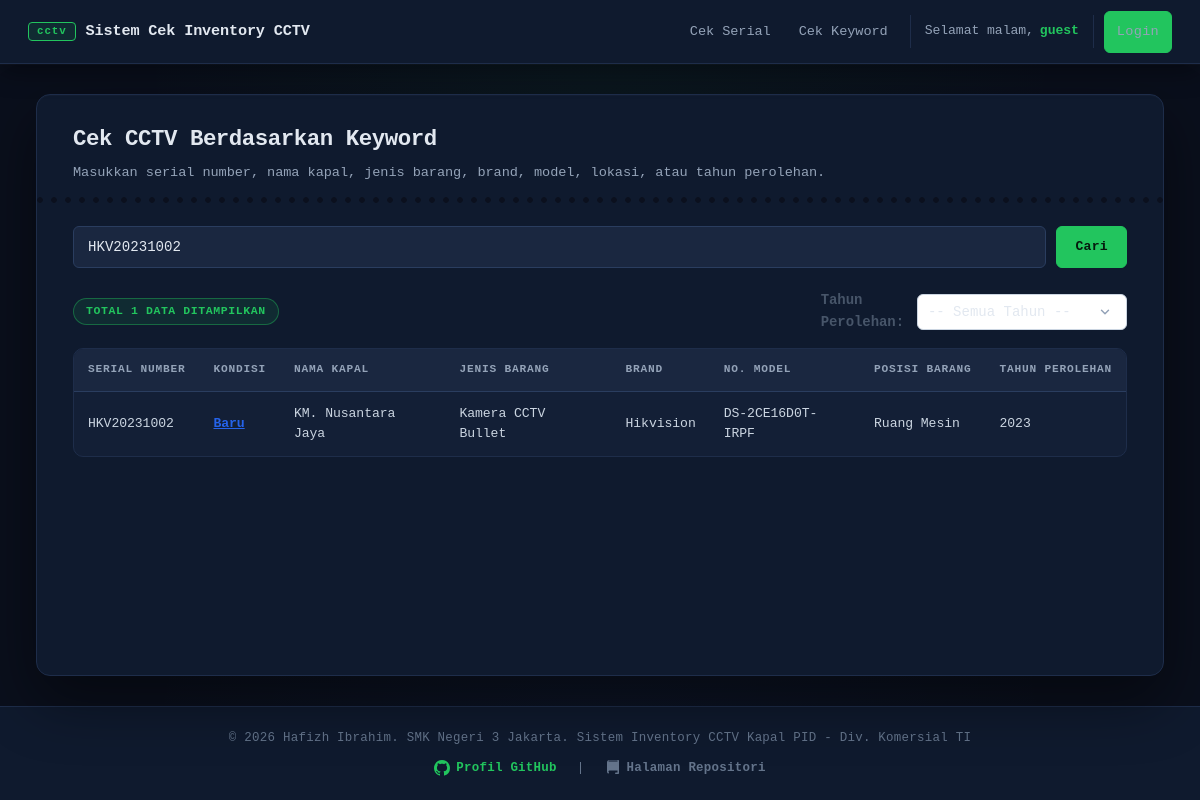
Screenshot of /cek_lokasi.php?lokasi=HKV20231002 with the database file from the repository.
### tables this page shows
CREATE TABLE `cctv_inventory` (
  `id` int(11) NOT NULL,
  `serial_number` varchar(100) NOT NULL,
  `kondisi` enum('Baru','Sangat Baik','Baik','Cukup','Rusak') DEFAULT 'Baru',
  `nama_kapal` varchar(150) NOT NULL,
  `jenis_barang` varchar(100) NOT NULL,
  `brand_barang` varchar(100) NOT NULL,
  `no_model` varchar(100) NOT NULL,
  `posisi_barang` varchar(150) NOT NULL,
  `tahun_perolehan` year(4) NOT NULL,
  `created_at` timestamp NOT NULL DEFAULT current_timestamp(),
  `updated_at` timestamp NOT NULL DEFAULT current_timestamp() ON UPDATE current_timestamp()
);

### cek_lokasi.php (the view, shortened to what this page needs)
<?php
require_once __DIR__ . '/config.php';
function getDeskripsiKondisi($kondisi) {
    switch($kondisi) {
        case 'Baru': return 'Kondisi 100% sempurna, segel pabrik, belum aktivasi';
    }
}
$keyword = trim($_GET['lokasi'] ?? '');
$tahun = trim($_GET['tahun'] ?? '');
$results = [];
$hasSearched = ($keyword !== '' || $tahun !== '');
if ($hasSearched) {
    $sql = "SELECT id, serial_number, kondisi, nama_kapal, jenis_barang, brand_barang, no_model, posisi_barang, tahun_perolehan
            FROM cctv_inventory WHERE 1=1";
    $params = [];
    if ($keyword !== '') {
        $sql .= " AND (serial_number LIKE :k1
            OR nama_kapal      LIKE :k2
            OR jenis_barang    LIKE :k3
            OR brand_barang    LIKE :k4
            OR no_model        LIKE :k5
            OR posisi_barang   LIKE :k6
            OR tahun_perolehan LIKE :k7)";
$like = '%' . $keyword . '%';
        $params['k1'] = $like; $params['k2'] = $like; $params['k3'] = $like;
        $params['k4'] = $like; $params['k5'] = $like; $params['k6'] = $like; $params['k7'] = $like;
    }
$sql .= " ORDER BY nama_kapal ASC";
$stmt = $pdo->prepare($sql);
    $stmt->execute($params);
    $results = $stmt->fetchAll();
} elseif (function_exists('isAdmin') && isAdmin()) {
    $results = $pdo->query(
        "SELECT id, serial_number, kondisi, nama_kapal, jenis_barang, brand_barang, no_model, posisi_barang, tahun_perolehan
         FROM cctv_inventory ORDER BY nama_kapal ASC"
    )->fetchAll();
}
?>
<!DOCTYPE html>
<html lang="id">
<head>
<link rel="stylesheet" href="assets/style.css">
</head>
<body>
<?php include __DIR__ . '/partials/navbar.php'; ?>
<div class="container">
    <h1>Cek CCTV Berdasarkan Keyword</h1>
    <p class="subtitle">Masukkan serial number, nama kapal, jenis barang, brand, model, lokasi, atau tahun perolehan.</p>
<form method="get" action="" class="search-form">
<input
            type="text"
            name="lokasi"
            placeholder="Cari serial number, nama kapal, brand, model, lokasi..."
            value="<?= htmlspecialchars($keyword) ?>"
            autofocus
        >
        <button type="submit" class="btn">Cari</button>
    </form>
<?php if (count($results) > 0 || $hasSearched): ?>
        <div style="display: flex; justify-content: space-between; align-items: center; margin-bottom: 15px; flex-wrap: wrap; gap: 10px;">
            <span class="badge badge-blue" style="margin-bottom: 0;">Total <?= count($results) ?> data ditampilkan</span>
<form method="get" action="" style="display: flex; align-items: center; gap: 8px;">
<label for="filter_tahun" style="font-size: 0.875rem; font-weight: 600; color: #475569;">Tahun Perolehan:</label>
                <select name="tahun" id="filter_tahun" onchange="this.form.submit()" style="height: 36px; padding: 0 10px; border-radius: 6px; border: 1px solid #cbd5e1; font-size: 0.875rem; background-color: #fff;">
                    <option value="">-- Semua Tahun --</option>
                </select>
            </form>
        </div>
<?php if (count($results) > 0): ?>
            <div class="table-wrap">
            <table>
                <thead>
                    <tr>
                        <th>Serial Number</th>
						<th>Kondisi</th>
                        <th>Nama Kapal</th>
                        <th>Jenis Barang</th>
                        <th>Brand</th>
                        <th>No. Model</th>
                        <th>Posisi Barang</th>
                        <th>Tahun Perolehan</th>
                    </tr>
                </thead>
                <tbody>
                    <?php foreach ($results as $row): ?>
                        <tr>
                            <td><?= htmlspecialchars($row['serial_number']) ?></td>
							<td style="cursor: pointer; color: #2563eb; text-decoration: underline; font-weight: bold;"
								title="<?= htmlspecialchars(getDeskripsiKondisi($row['kondisi'] ?? 'Baru')) ?>"
								onclick="showKondisiLog(<?= (int)$row['id'] ?>, '<?= htmlspecialchars($row['serial_number']) ?>')">
								<?= htmlspecialchars($row['kondisi'] ?? 'Baru') ?>
							</td>
                            <td><?= htmlspecialchars($row['nama_kapal']) ?></td>
                            <td><?= htmlspecialchars($row['jenis_barang']) ?></td>
                            <td><?= htmlspecialchars($row['brand_barang']) ?></td>
                            <td><?= htmlspecialchars($row['no_model']) ?></td>
                            <td><?= htmlspecialchars($row['posisi_barang']) ?></td>
                            <td><?= htmlspecialchars($row['tahun_perolehan']) ?></td>
                        </tr>
                    <?php endforeach; ?>
                </tbody>
            </table>
            </div>
        <?php else: ?>
            <div class="empty">
                Tidak ada data CCTV yang cocok dengan kata kunci "<?= htmlspecialchars($keyword) ?>" pada tahun <?= htmlspecialchars($tahun) ?>.
            </div>
        <?php endif; ?>
    <?php endif; ?>
</div>
<?php include __DIR__ . '/partials/footer.php'; ?>
</body>
</html>

### rows the page displays
cctv_inventory: serial_number "HKV20231002", kondisi "Baru", nama_kapal "KM. Nusantara Jaya", jenis_barang "Kamera CCTV Bullet", brand_barang "Hikvision", no_model "DS-2CE16D0T-IRPF", posisi_barang "Ruang Mesin", tahun_perolehan "2023"

### other values shown
$greet "Selamat malam"
$_SESSION['username'] "guest"
count($results) "1"
